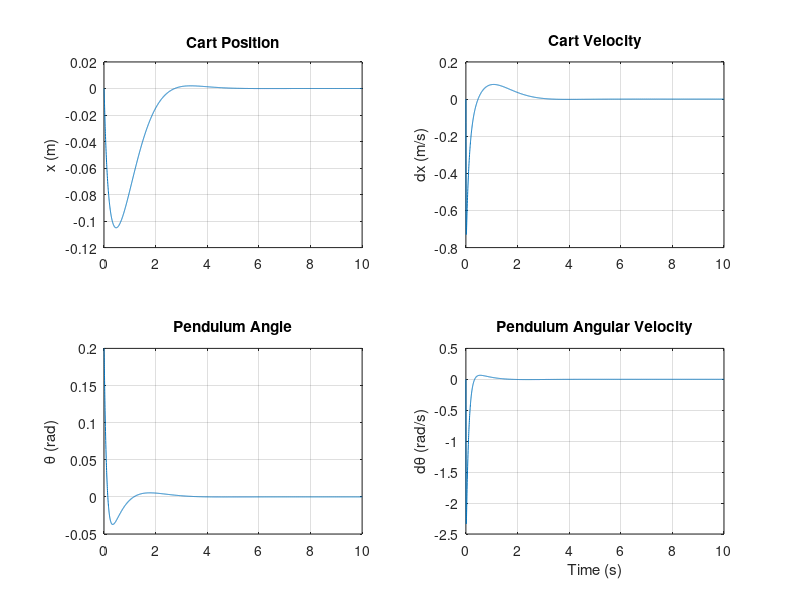

This chart was generated by the following MATLAB code: (Note: this script raises an error after producing the figure.)
%% Inverted Pendulum Simulation with LQR Control and Animation

clc; clear; close all;

% Physical parameters
M = 0.5;      % Mass of the cart (kg)
m = 0.2;      % Mass of the pendulum (kg)
l = 0.3;      % Length to pendulum center of mass (m)
g = 9.81;     % Gravity (m/s^2)

% Linearized state-space matrices
A = [0 1 0 0;
     0 0 (m*g)/M 0;
     0 0 0 1;
     0 0 (M+m)*g/(M*l) 0];

B = [0;
     1/M;
     0;
     1/(M*l)];

% LQR design: cost matrices
Q = diag([10 1 100 1]);  % Heavily penalize theta
R = 0.001;
K = lqr(A, B, Q, R);

% Closed-loop dynamics
Acl = A - B * K;

% Simulation time
tspan = [0 10];
x0 = [0.0; 0.0; 0.2; 0.0];  % Initial state (0.2 rad ≈ 11.5 deg)

% Solve the ODE
[t, X] = ode45(@(t,x) Acl * x, tspan, x0);

% Extract states
x = X(:,1);      % Cart position
theta = X(:,3);  % Pendulum angle

%% Plot the states
figure;
subplot(2,2,1); plot(t, x); title('Cart Position'); ylabel('x (m)'); grid on;
subplot(2,2,2); plot(t, X(:,2)); title('Cart Velocity'); ylabel('dx (m/s)'); grid on;
subplot(2,2,3); plot(t, theta); title('Pendulum Angle'); ylabel('\theta (rad)'); grid on;
subplot(2,2,4); plot(t, X(:,4)); title('Pendulum Angular Velocity'); ylabel('d\theta (rad/s)'); grid on;
xlabel('Time (s)');
sgtitle('Inverted Pendulum States with LQR Control');

%% Animation of Cart and Pendulum
figure;
axis equal;
axis([-1.5 1.5 -0.5 1.2]);
grid on;
title('Inverted Pendulum Animation');
xlabel('X (m)');
ylabel('Y (m)');

cart_width = 0.3;
cart_height = 0.2;
pendulum_length = l;

for i = 1:5:length(t)
    clf;
    hold on;
    % Draw track
    plot([-2 2], [0 0], 'k', 'LineWidth', 2);
    
    % Cart position
    xc = x(i);
    cart_x = [xc - cart_width/2, xc + cart_width/2, xc + cart_width/2, xc - cart_width/2];
    cart_y = [0, 0, cart_height, cart_height];
    fill(cart_x, cart_y, [0.2 0.6 1]);
    
    % Pendulum position
    pend_x = xc + pendulum_length * sin(theta(i));
    pend_y = cart_height + pendulum_length * cos(theta(i));
    
    % Draw pendulum
    plot([xc, pend_x], [cart_height, pend_y], 'r-', 'LineWidth', 3);
    plot(pend_x, pend_y, 'ko', 'MarkerSize', 10, 'MarkerFaceColor', 'r');
    
    % Frame settings
    axis([-1.5 1.5 -0.5 1.2]);
    title(sprintf('Time: %.2f s', t(i)));
    drawnow;
end
